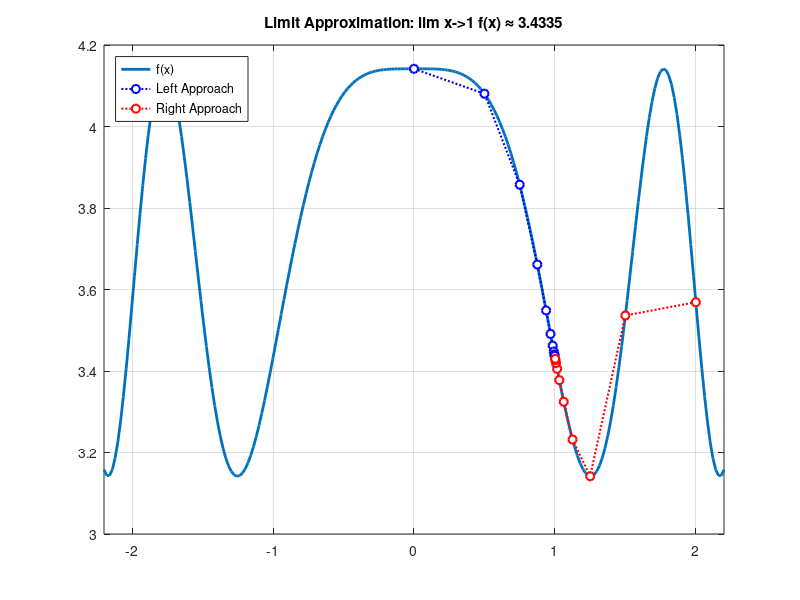
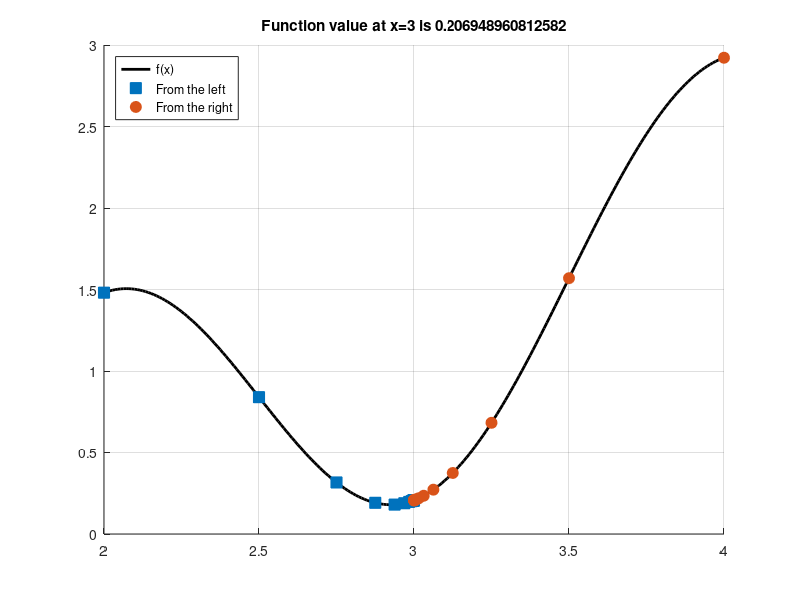

The MATLAB source for these figures, in order: (Note: this script raises an error after producing the figures.)
%% Limits via Zeno's Paradox
% This script demonstrates the concept of a limit by iteratively
% approaching a point from both the left and the right.

% Define the function using an anonymous
% f(x) = cos^2(x^2) + pi
f = @(x) cos(x.^2).^2 + pi;

% --- Plotting---
figure(1);
clf; % Clear the current figure
fplot(f, [-2.2, 2.2], 'LineWidth', 2);
grid on;
hold on; % Hold the plot to draw on top of it

%% Approximate the limit of the function via Zeno's paradox
% We will find the limit: lim x->1 f(x) = ?

a = 1;        % The point to approach
nRep = 10;    % Number of iterations

% Starting x-values (on either side of 'a')
x0 = [a-1, a+1]; % Starts at [0, 2]

% Pre-allocate matrices to store the results for each iteration
xAxisVals = zeros(nRep, 2);
limitVals = zeros(nRep, 2);

% Zeno's paradox algorithm
for i = 1:nRep
    % Store the current x and f(x) values
    xAxisVals(i, :) = x0;
    limitVals(i, :) = f(x0);
    
    % Update the x-values (move them halfway towards 'a')
    x0 = (x0 + a) / 2;
end

% --- Plot the approximation steps ---
% Plot the left approach points (in blue)
plot(xAxisVals(:, 1), limitVals(:, 1), 'b:o', 'LineWidth', 1.5, 'MarkerFaceColor', 'w');

% Plot the right approach points (in green)
plot(xAxisVals(:, 2), limitVals(:, 2), 'r:o', 'LineWidth', 1.5, 'MarkerFaceColor', 'w');

% Update the title and legend
title(['Limit Approximation: lim x->1 f(x) ≈ ' num2str(f(a))]);
legend('f(x)', 'Left Approach', 'Right Approach', 'Location', 'northwest');
hold off;

%% Another limit aproximation 
% 1. Setup
clear; clc; close all;
a = 3;      % Point to approach
nRep = 15;  % Number of steps

% 2. Define Function and Run Algorithm
f = @(x) cos(x*pi) + log(x).^2;
x_hist = zeros(nRep, 2);
y_hist = zeros(nRep, 2);
x_points = [a - 1, a + 1]; % Starting points

for i = 1:nRep
    x_hist(i, :) = x_points;
    y_hist(i, :) = f(x_points);
    x_points = (x_points + a) / 2; % Move halfway closer to 'a'
end

% 3. Visualize and Display Results
figure('Color','white');
hold on;

fplot(f, [a - 1, a + 1], 'k', 'LineWidth', 2);
plot(x_hist(:, 1), y_hist(:, 1), 's', 'MarkerFaceColor', '#0072BD', 'MarkerSize', 8); % Left
plot(x_hist(:, 2), y_hist(:, 2), 'o', 'MarkerFaceColor', '#D95319', 'MarkerSize', 8); % Right

grid on;
title(sprintf('Function value at x=%d is %.15f', a, f(a)));
legend('f(x)', 'From the left', 'From the right', 'Location', 'NorthWest');
hold off;

fprintf('Limit from left:  %.15f\n', y_hist(end, 1));
fprintf('Limit from right: %.15f\n', y_hist(end, 2));
fprintf('Actual value:     %.15f\n', f(a));

%% Find the limits with "symbolic" variable and function
syms x
f_sym = cos(x*pi) + log(x)^2;

% 2. Calculate the analytic limits
limit_left = limit(f_sym, x, 3, 'left');
limit_right = limit(f_sym, x, 3, 'right');
actual_value = subs(f_sym, x, 3); % Substitute x=3 into the function

% 3. Display the symbolic (exact) results
disp('Limit as x approaches 3 from the left:');
disp(limit_left);

disp('Limit as x approaches 3 from the right:');
disp(limit_right);

disp('Exact function value at x=3 (Symbolic):');
disp(actual_value);

% 4. Convert the symbolic result to a numerical value
numerical_value = double(actual_value);

fprintf('\nFunction value at limit (Numeric):\n%.15f\n', numerical_value);


%% Infinite Limits Example
clear; clc; close all;

%% 1. Symbolic Limit Calculation

% Define symbolic variable and function
syms x
f_sym = 1 / (x-2)^2;

% Calculate limits as x approaches 2
lim_left  = limit(f_sym, x, 2, 'left');
lim_right = limit(f_sym, x, 2, 'right');
lim_total = limit(f_sym, x, 2);

% Display results
fprintf('Limit as x->2 from the left:  %s\n', char(lim_left));
fprintf('Limit as x->2 from the right: %s\n', char(lim_right));
fprintf('Limit as x->2 (two-sided):    %s\n', char(lim_total));


%% 2. Plotting the Function

figure('Color', 'white');
hold on;

% Plot the function itself
fplot(f_sym, [0, 4], 'LineWidth', 2, 'Color', '#0072BD');

% Draw the vertical asymptote at x=2
xline(2, '--', 'Color', [0.5 0.5 0.5]);

% Set plot limits and labels
ylim([0 100]);
xlim([0 4]);
grid on;
box on;
title('$f(x) = \frac{1}{(x-2)^2}$', 'Interpreter', 'latex', 'FontSize', 16);
xlabel('x');
ylabel('f(x)');

hold off;

%% Undefined Limits Example
clear; clc; close all;

%% 1. Symbolic Limit Calculation

% Define the symbolic variable and function
syms x
f_sym = abs(x - 2) / (x - 2);

% Calculate the one-sided limits
lim_left  = limit(f_sym, x, 2, 'left');
lim_right = limit(f_sym, x, 2, 'right');
lim_total = limit(f_sym, x, 2); % Will be NaN (undefined)

% Display the results
fprintf('Limit as x->2 from the left:  %s\n', char(lim_left));
fprintf('Limit as x->2 from the right: %s\n', char(lim_right));
fprintf('Limit as x->2 (two-sided):    %s\n', char(lim_total));


%% 2. Plotting the Function

figure('Color','white');
% fplot is excellent at finding and showing discontinuities
fplot(f_sym, [-2, 4], 'LineWidth', 2);

% --- Customize the plot to look like the example ---
ax = gca;
ax.XAxisLocation = 'origin'; % Center the axes at (0,0)
ax.YAxisLocation = 'origin';
box off; % Remove the box outline
ylim([-1.5, 1.5]);
xlabel('x');
ylabel('f(x)');
title('$f(x) = \frac{|x-2|}{x-2}$', 'Interpreter', 'latex', 'FontSize', 16);

%% Properties of limits
% Factorable: lim(cf) = c*lim(f)
% Additive: lim(f + g) = lim(f) + lim(g)
% Multiplicative: lim(f*g) = lim(f) * lim(g)
% Divisive: lim(f / g) = lim(f) / lim(g)

%% Exercise: Limits are factorable
clear; clc; close all;
% Define the function
syms x
f_x = x^3/3 + 100*sqrt(abs(x));

% Show that as x -> 5, lim(cf) = c(lim(f)) 
% Define random constant c
c = rand(1);

lim_left_1  = limit(c*f_x, x, 5, 'left');
lim_right_1 = limit(c*f_x, x, 5, 'right');
lim_total_1 = limit(c*f_x, x, 5); % Will be NaN (undefined)

lim_left_2  = c*limit(f_x, x, 5, 'left');
lim_right_2 = c*limit(f_x, x, 5, 'right');
lim_total_2 = c*limit(f_x, x, 5); % Will be NaN (undefined)

disp(double(lim_left_1) == double(lim_left_2));
disp(double(lim_right_1) == double(lim_right_2));
disp(double(lim_total_1) == double(lim_total_2));

%% Exercise: Limits are additive
clear; clc; close all;
syms x

fx = log(x) + x^2;
gx = exp(-x) + x^3;


lim_total_1 = limit(fx, x, pi) + limit(gx, x, pi);
lim_total_2 = limit(fx+gx, x, pi);

disp(double(lim_total_1));
disp(double(lim_total_2));

%% Exercise: Limits are multiplicative
lim_total_1 = limit(fx, x, pi) * limit(gx, x, pi);
lim_total_2 = limit(fx*gx, x, pi);
disp(double(lim_total_1));
disp(double(lim_total_2));

%% More:
lim_total_1 = limit(fx, x, pi) * limit(fx, x, pi) * limit(fx, x, pi);
lim_total_2 = limit(fx^3, x, pi);
disp(double(lim_total_1));
disp(double(lim_total_2));

%% Exercise: Limits are divisive
clear; clc; close all;
syms x

fx = log(x) + x^2;
gx = exp(-x) + x^3;
hx = x^3 + x^2 + x;

%% as x -> pi:
lim_1 = limit(fx, x, pi) / limit(gx, x, pi);
lim_2 = limit(fx/gx, x, pi);
disp(double(lim_1));
disp(double(lim_2));

%% as x -> 0:
lim_3 = limit(gx, x, 0) / limit(hx, x, 0);
lim_4 = limit(gx/hx, x, 0);
disp(double(lim_3));
disp(double(lim_4));
%% The problem here: These properties are valid only when the limit exist!! 
% There is no limit for two sided limit in the lim4....
lim_3 = limit(gx, x, 0) / limit(hx, x, 0, "right");
lim_4 = limit(gx/hx, x, 0, "right");
disp(double(lim_3));
disp(double(lim_4));

lim_3 = limit(gx, x, 0) / limit(hx, x, 0, "left");
lim_4 = limit(gx/hx, x, 0, "left");
disp(double(lim_3));
disp(double(lim_4));
% Plot
figure('Color','white');
% fplot is excellent at finding and showing discontinuities
fplot(gx/hx, [-5, 5], 'LineWidth', 2);

% --- Customize the plot to look like the example ---
ax = gca;
ax.XAxisLocation = 'origin'; % Center the axes at (0,0)
ax.YAxisLocation = 'origin';
box off; % Remove the box outline
ylim([-1.5, 1.5]);
xlabel('x');
ylabel('f(x)');

%% Defining Discontinuities with limits.
% Jump Discontinuity: One sided limits exist but differ
% Infinite Discontinuity: One or two-sided limits are Inf.
% Removable Discontinuity: Limit is not same with the func value

%% Jump Discontinuity
% Estimate the limits for the piecewise function
clear; clc; close all;

% 1. Define the three pieces of the function IN MATLAB FUNCTION!!
function y = piecewise_f(x)
%   The function is defined as:
%     - y = sin(x*pi)      if x < 0
%     - y = 1.5            if x = 0
%     - y = -(x - 2)^2     if x > 0

% Define a small tolerance to handle floating-point comparisons
tol = 1e-6; % A small number for the "bullseye" around zero

% Initialize the output vector
y = zeros(size(x));

% Create logical indices based on the tolerance
idx_neg = (x < -tol);
idx_pos = (x > tol);
idx_zero = (abs(x) < tol); % Check if x is "close enough" to zero

% Apply the function's rules to the corresponding elements
y(idx_neg) = sin(x(idx_neg) * pi);
y(idx_zero) = 1.5;
y(idx_pos) = -(x(idx_pos) - 2).^2;

end

% --- Example Script Using piecewise_f ---
% 1. Define the domain
x_values = linspace(-1, 2, 1000);

% 2. Call your new function to get the y-values
y_values = piecewise_f(x_values);

% 3. Create the plot
figure('Color', 'white');
plot(x_values, y_values, 'o', 'MarkerFaceColor', '#0072BD', 'MarkerEdgeColor', 'none');

grid on;
xlabel('x');
ylabel('y=f(x)');
title('Plot Generated from piecewise_f.m');


% --- Limit Estimation Algorithm ---
nRep = 10; % Number of estimation steps

% For the left limit (approaching 0 from negative side)
x_left = -0.1; % Starting point
x_hist_left = zeros(nRep, 1);
y_hist_left = zeros(nRep, 1);
for i = 1:nRep
    x_hist_left(i) = x_left;
    % The function automatically uses the correct rule because x_left < 0
    y_hist_left(i) = piecewise_f(x_left);
    x_left = x_left / 2; % Move halfway to 0
end

% For the right limit (approaching 0 from positive side)
x_right = 0.1; % Starting point
x_hist_right = zeros(nRep, 1);
y_hist_right = zeros(nRep, 1);
for i = 1:nRep
    x_hist_right(i) = x_right;
    % The function automatically uses the correct rule because x_right > 0
    y_hist_right(i) = piecewise_f(x_right);
    x_right = x_right / 2; % Move halfway to 0
end

% --- Display Text Results ---
fprintf('Limit approaches %.15f from the left.\n', y_hist_left(end));
fprintf('Limit approaches %.15f from the right.\n', y_hist_right(end));
fprintf('Function value at x=0: %.1f\n\n', piecewise_f(0));

% --- Create the Plot ---
figure('Color','white');
hold on;
plot(x_hist_left, y_hist_left, 's', 'MarkerFaceColor', '#0072BD', 'MarkerSize', 8);
plot(x_hist_right, y_hist_right, 'o', 'MarkerFaceColor', '#D95319', 'MarkerSize', 8);
% Get the actual value directly from the function
plot(0, piecewise_f(0), 'rx', 'MarkerSize', 12, 'LineWidth', 2);

% Customize plot
grid on;
title(sprintf('Function value at x=0 is %.1f.', piecewise_f(0)));
xlabel('x');
ylabel('y');
legend('From the left', 'From the right', 'y=f(0)', 'Location', 'NorthEast');
hold off;

%% Jump Discontinuity
%% Symbolic analysis of a jump discontinuity
clear; clc; close all;

% 1. Define the symbolic variable
syms x

% 2. Create the symbolic piecewise function
f_sym = piecewise( ...
    x < 0, sin(x*pi), ...
    x == 0, 1.5, ...
    x > 0, -(x-2)^2);

% 3. Calculate the limits
lim_left  = limit(f_sym, x, 0, 'left');
lim_right = limit(f_sym, x, 0, 'right');
lim_total = limit(f_sym, x, 0); % Will be NaN (undefined)

% 4. Find the actual function value by substitution
val_at_0 = subs(f_sym, x, 0);

% 5. Display all results
fprintf('Limit as x approaches 0 from the left:  %s\n', char(lim_left));
fprintf('Limit as x approaches 0 from the right: %s\n', char(lim_right));
fprintf('Two-sided limit as x approaches 0:    %s\n', char(lim_total));
fprintf('Function value at limit:              %s\n', char(val_at_0));

%% Symbolic analysis of an infinite discontinuity
clear; clc; close all;

% 1. Define the symbolic variable and function
syms x
f_sym = 3 / (1 - x^2);

% 2. Calculate limits as x approaches -1
lim_left  = limit(f_sym, x, -1, 'left');
lim_right = limit(f_sym, x, -1, 'right');
lim_total = limit(f_sym, x, -1); % Will be NaN

% 3. Display the results
fprintf('Limit as x approaches -1 from the left:  %s\n', char(lim_left));
fprintf('Limit as x approaches -1 from the right: %s\n', char(lim_right));
fprintf('Two-sided limit as x approaches -1:    %s\n', char(lim_total));

% 4. Plot the function and its asymptotes
figure('Color', 'white');
hold on;

fplot(f_sym, [-2.5, 2.5], 'LineWidth', 2);
xline(-1, '--k'); % Asymptote at x=-1
xline(1, '--k');  % Asymptote at x=1

% Customize the plot
ylim([-10, 10]);
grid on;
box on;
xlabel('x');
ylabel('f(x)');
title('$f(x) = \frac{3}{1-x^2}$', 'Interpreter', 'latex', 'FontSize', 16);

hold off;

%% Symbolic analysis of an oscillating discontinuity
clear; clc; close all;

% 1. Define the symbolic variable and function
syms x
f_sym = sin(1/x);

% 2. Calculate limits as x approaches 0
% The limit does not exist because of the infinite oscillation.
% MATLAB will return NaN (Not a Number).
lim_left  = limit(f_sym, x, 0, 'left');
lim_right = limit(f_sym, x, 0, 'right');
lim_total = limit(f_sym, x, 0);

% 3. Display the results
fprintf('Limit as x approaches 0 from the left:  %s\n', char(lim_left));
fprintf('Limit as x approaches 0 from the right: %s\n', char(lim_right));
fprintf('Two-sided limit as x approaches 0:    %s\n', char(lim_total));

% 4. Plot the function to visualize the oscillation
figure('Color', 'white');
fplot(f_sym, [-0.1, 0.1], 'LineWidth', 1.5);

% Customize the plot
ylim([-1.5, 1.5]);
grid on;
box on;
xlabel('x');
ylabel('f(x)');
title('$f(x) = \sin(1/x)$', 'Interpreter', 'latex', 'FontSize', 16);

%% Limits of trig functions
%% Verifying Two Important Trigonometric Limits
clear; clc; close all;

% 1. Define the symbolic variable
syms x

% 2. Define the two functions from the exercise
f1 = sin(x) / x;
f2 = (cos(x) - 1) / x;

% 3. Calculate the limits as x approaches 0
limit_f1 = limit(f1, x, 0);
limit_f2 = limit(f2, x, 0);

% 4. Display the results
fprintf('The limit of sin(x)/x as x->0 is: %s\n', char(limit_f1));
fprintf('The limit of (cos(x)-1)/x as x->0 is: %s\n', char(limit_f2));

% 5. Visualize the limits
figure('Color', 'white');

% Subplot for sin(x)/x
subplot(2, 1, 1);
fplot(f1, [-10, 10], 'LineWidth', 2);
hold on;
plot(0, 1, 'ro', 'MarkerSize', 8, 'LineWidth', 2); % Mark the limit
grid on;
title('$\lim_{x \to 0} \frac{\sin(x)}{x} = 1$', 'Interpreter', 'latex', 'FontSize', 16);
xlabel('x');
ylabel('f(x)');

% Subplot for (cos(x)-1)/x
subplot(2, 1, 2);
fplot(f2, [-10, 10], 'LineWidth', 2);
hold on;
plot(0, 0, 'ro', 'MarkerSize', 8, 'LineWidth', 2); % Mark the limit
grid on;
title('$\lim_{x \to 0} \frac{\cos(x)-1}{x} = 0$', 'Interpreter', 'latex', 'FontSize', 16);
xlabel('x');
ylabel('f(x)');

%% Squeeze Theorem 

% The Squeeze Theorem is a method to find the limit of a function that is
% difficult to analyze directly. We do this by "squeezing" it between two
% other, simpler functions whose limits are known.
%
% The core idea is:
% 1. You have a complicated function, f(x)
% 2. You find two simpler functions, g(x) and h(x) that trap 
% f(x) between them: h(x) <= f(x) <= g(x).
% 3. If the two "functions (g and h) meet at the SAME limit 'L' as
%    they approach a point 'a', then the function f(x) has no
%    choice but to also be squeezed to that same limit 'L'.

%% Squeeze Theorem for a Limit at Infinity
clear; clc; close all;

% --- 1. Define the Symbolic Functions ---
% Define theta as a symbolic variable.
syms theta

% The function we want to analyze
f = sin(theta) / theta;

% The two "squeezing" functions
g = 1 / theta;  % The upper bound function
h = -1 / theta; % The lower bound function


% --- 2. Compute the Limits ---
% Calculate the limit of all three functions as theta approaches infinity.
limit_f = limit(f, theta, Inf);
limit_g = limit(g, theta, Inf);
limit_h = limit(h, theta, Inf);

% Display the results in the Command Window.
fprintf('Limit of g(theta) = 1/theta as theta -> inf:  %s\n', char(limit_g));
fprintf('Limit of h(theta) = -1/theta as theta -> inf: %s\n\n', char(limit_h));
fprintf('By the Squeeze Theorem, the limit of f(theta) is: %s\n', char(limit_f));


% --- 3. Plot the Functions ---
% Create a new figure and plot all three functions on the same axes.
figure('Color', 'white');
hold on; % Allow multiple plots

% Define the plot range.
plotRange = [-100, 100];

% Plot the functions with specified colors and line widths.
fplot(g, plotRange, 'r', 'LineWidth', 1.5);
fplot(f, plotRange, 'k', 'LineWidth', 1.0);
fplot(h, plotRange, 'b', 'LineWidth', 1.5);

% Customize the plot for clarity.
grid on;
box on;
ylim([-1, 1]); % Set y-axis limits to match the example
xlabel('\theta');
ylabel('f(\theta)');
title('Squeeze Theorem: $\lim_{\theta\to\infty} \frac{\sin(\theta)}{\theta} = 0$', 'Interpreter', 'latex');
legend('g(\theta) = 1/\theta', 'f(\theta) = sin(\theta)/\theta', 'h(\theta) = -1/\theta');

hold off;

%% Exercise: Crazy weirdo function
clear; clc; close all;

% --- 1. Define the Symbolic Functions ---
% Define theta as a symbolic variable.
syms x

% The function we want to analyze
f(x) = x^2* exp(-x^2)* log(x^2)* sin(x);

fplot(f)
grid on;
box on;

%% Print the x = 0 
y = f(0);
disp(y); % NaN
fprintf('f(0) = %s\n', char(y));

% Print the limit x -> 0 
y_lim = limit(f(x), x, 0);
fprintf('lim x -> 0, f(x) = %s\n', char(y_lim));

%% Determine the domain of this weird function:
% (-Inf, 0) U (0, Inf)
% The restriction comes from the argument of the log function.
inequality = x^2 > 0;

% Solve the inequality for x to find the domain.
dom_solve = solve(inequality, x);

fprintf('The domain of the function is:\n');
disp(dom_solve);
%% Compute the limits for each part
p1 = limit(x^2, x, 0);
p2 = limit(exp(-x^2), x, 0);
p3 = limit(log(x^2), x, 0);
p4 = limit(sin(x), x, 0);

fprintf('The limit of x^2 as x->0 is: %s\n', char(p1));
fprintf('The limit of exp(-x^2) as x->0 is: %s\n', char(p2));
fprintf('The limit of log(x^2) as x->0 is: %s\n', char(p3));
fprintf('The limit of sin(x) as x->0 is: %s\n', char(p4));

%% Limit possibilities
% --- A Guide to Limit Possibilities in Calculus ---
% This note summarizes the common cases encountered when evaluating limits and
% their potential outcomes. It's divided into limits approaching a finite
% number 'a' and limits at infinity.

%% Part 1: Limits Approaching a Finite Number (lim x -> a)
%
% Label                   Case                        Outcomes                     Example
% ---------------------   -------------------------   --------------------------   ------------------------------------
% "Easy"                  lim f(x) = c                c (the constant itself)      lim (x+3)/1 as x->2 is 5
%
% "Nonzero over zero"     lim f(x) = c/0, (c~=0)      -inf, +inf, or DNE           lim (x+2)/(x-2) as x->2+ is +inf
%
% "Indeterminate (0/0)"   lim f(x) = 0/0              Use algebra or L'Hopital's   lim sin(x)/x as x->0 is 1


%% Part 2: Limits at Infinity (lim x -> inf)
%
% Label                         Case                        Outcomes                     Example
% ---------------------------   -------------------------   --------------------------   ------------------------------------
% "Infinite over finite"      lim f(x) = inf / c          -inf, +inf                   lim sqrt(x)/2 as x->inf is +inf
%
% "Finite over infinite"      lim f(x) = c / inf          0                            lim cos(x)/x as x->inf is 0
%
% "Indeterminate (inf/inf)"   lim f(x) = inf / inf        Use algebra or L'Hopital's   lim exp(x)/x^3 as x->inf is +inf
%                               (unbalanced growth)
%
% "Indeterminate (inf/inf)"   lim f(x) = inf / inf        A finite number              lim (x^2)/(2*x^2) as x->inf is 1/2
%                               (balanced growth)


%% What is "INFINITESIMAL"
% epsilon = 1 / Inf 
% Not exist in real numbers scale BUT
% It is smaller than the smallest real number
%
% You can make calculations with them:
% epsilon1 + epsilon2 = epsilon3
% epsilon3 > epsilon1, epsilon2
% epsilon^2 < epsilon

% 0 < epsilon < r || r is the smallest number you can think
% Infinitesimal : A number that is smaller than any real number

%% 

